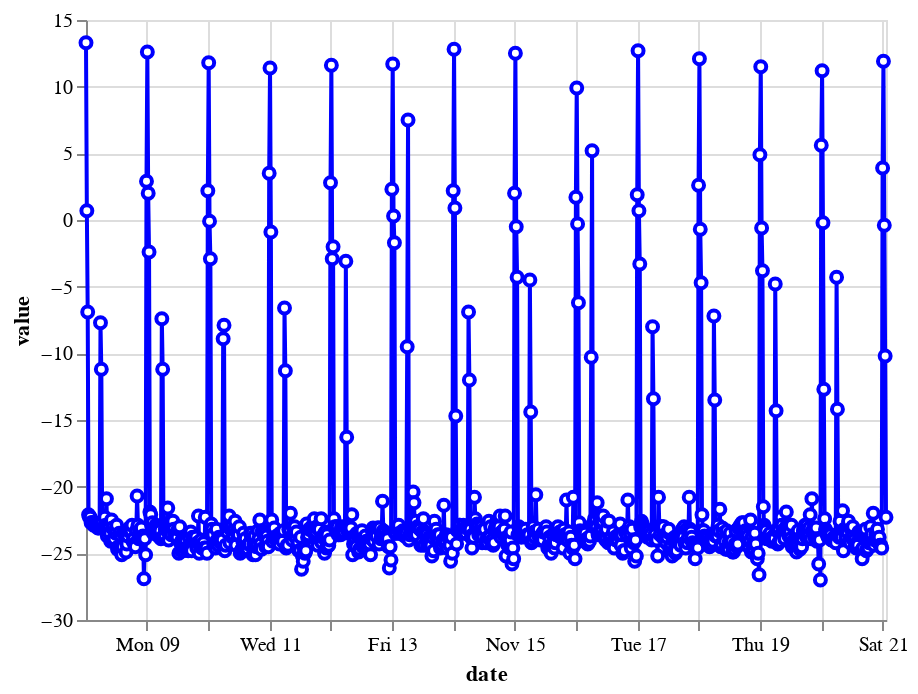

The notebook cell saved with this chart:
### Markdown cell above
Draw everything in a chart using the altair library (i haven't used this library since it doesn't have any support for return the data selected)

### Code cell
import altair as alt

brush = alt.selection_interval(encodings=['x'])

color = alt.condition(brush, alt.value('blue'), alt.value('lightgray'))

chart = alt.Chart(data).mark_line(point={
    "filled": False,
    "fill": 'white'
    }).encode(
        y=alt.Y('value', sort=alt.EncodingSortField('value', order='descending')),
        x='date',
        color=color
).add_selection(
    brush
)

chart

### Figure 1 — Vega-Lite specification as saved in the notebook (floating-point values rounded to 4 significant figures; data arrays with more than 128 entries replaced by an {"elided": "..."} marker saying what was removed)
{"config": {"view": {"continuousWidth": 400, "continuousHeight": 300}}, "data": {"name": "data-ff4e22d720e50fd8f38b5486b3cf175c"}, "mark": {"type": "line", "point": {"filled": false, "fill": "white"}}, "encoding": {"color": {"condition": {"value": "blue", "selection": "selector002"}, "value": "lightgray"}, "x": {"type": "temporal", "field": "date"}, "y": {"type": "quantitative", "field": "value", "sort": {"field": "value", "order": "descending"}}}, "selection": {"selector002": {"type": "interval", "encodings": ["x"]}}, "$schema": "https://vega.github.io/schema/vega-lite/v4.8.1.json", "datasets": {"data-ff4e22d720e50fd8f38b5486b3cf175c": {"elided": "944 records"}}}
